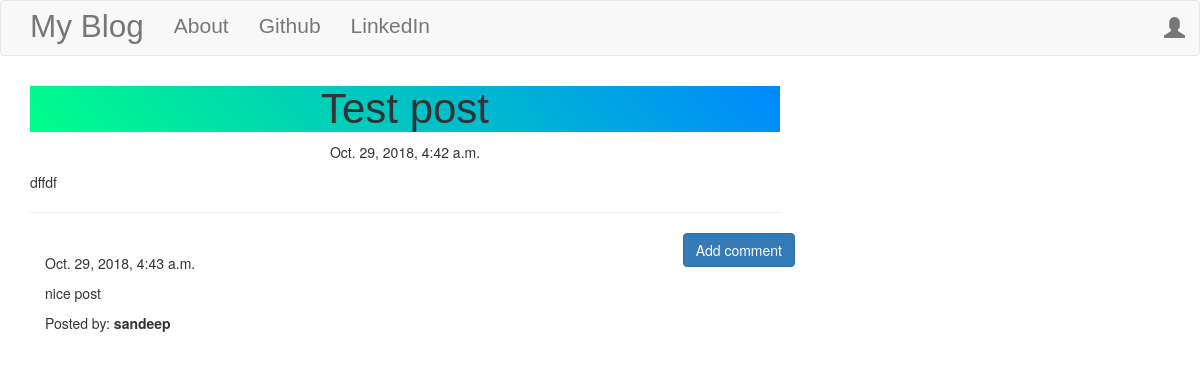
The app's page /post/4 with its own data.
### app/models.py (models this page shows, shortened)
class Post(models.Model):
    author = models.ForeignKey('auth.User')
    title = models.CharField(max_length=200)
    text = models.TextField()
    created_date = models.DateTimeField(default=timezone.now)
    published_date = models.DateTimeField(blank=True,null=True)

class Comment(models.Model):
    post = models.ForeignKey('app.Post',related_name='comments')
    author = models.CharField(max_length=200)
    text = models.TextField()
    created_date = models.DateTimeField(default=timezone.now)
    approved_comment= models.BooleanField(default=False)

### app/views.py (the view)
# urls.py: url(r'^post/(?P<pk>\d+)$', views.PostDetailView.as_view(), name='post_detail'),
class PostDetailView(DetailView):
    model = Post

### app/templates/app/post_detail.html (shortened to what this page needs)
{% extends 'app/base.html' %}
{% block content %}
        <h1 class='posttitle loader'>{{ post.title }}</h1>
        {% if post.published_date %}
            <div class="date postdate">
                {{ post.published_date }}
            </div>
        {% else %}
            <a class="btn btn-default" href="{% url 'post_publish' pk=post.pk %}">Publish</a>
        {% endif %}
      <p class='postcontent' >{{ post.text|safe|linebreaksbr }}</p>
  <hr>
  <a class="btn btn-primary btn-comment" href="{% url 'add_comment_to_post' pk=post.pk %}">Add comment</a>
  <div class="container">
  {% for comment in post.comments.all %}
  <br>
      {% if user.is_authenticated or comment.approved_comment %}
              {{ comment.created_date }}
          <p>{{ comment.text|safe|linebreaks }}</p>
          <p>Posted by: <strong>{{ comment.author }}</strong></p>
      {% endif %}
  {% empty %}
      <p>No comments posted.</p>
  {% endfor %}
</div>
{% endblock %}

### app/static/css/blog.css (style rules this page uses)
.postdate { text-align:center ; }
.posttitle { font-family:'Rusddo One',sans-serif; font-size:3em; text-align:center; }
.postcontent { font-family:'Montserrat'; font-size:1.5em; }
.btn-comment { position: absolute; right:0px; }
.loader { filter:hue-rotate(0deg); background:linear-gradient(45deg,#0f8,#08f); animation:hue 10000ms infinite linear; }

### records on screen
Post: title "Test post", published_date "Oct. 29, 2018, 4:42 a.m.", text "dffdf"
Comment: created_date "Oct. 29, 2018, 4:43 a.m.", text "nice post", author "sandeep"
